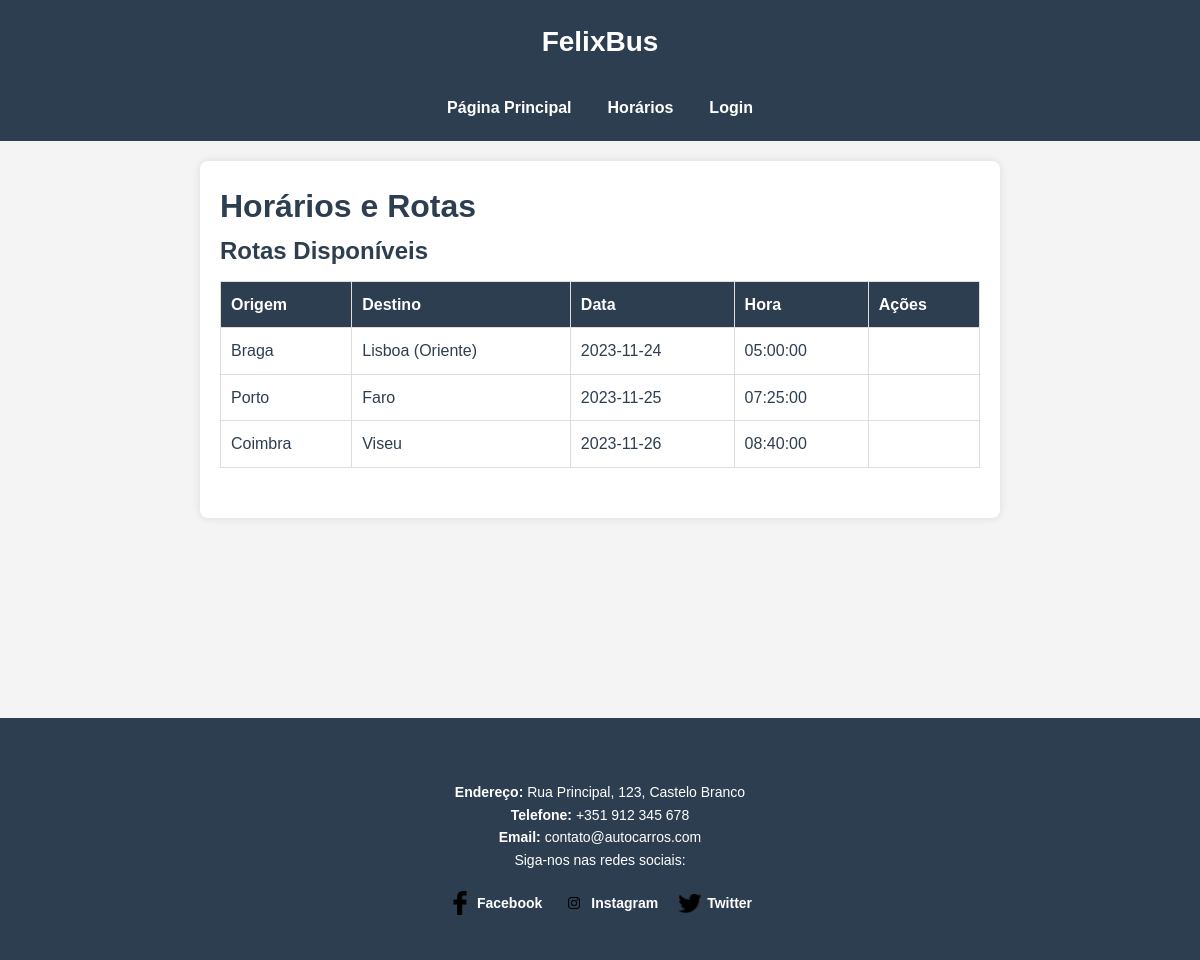
/horarios.php, run on the app's committed database.
### tables this page shows
CREATE TABLE IF NOT EXISTS rotas (
  id INT AUTO_INCREMENT PRIMARY KEY,
  origem VARCHAR(100) NOT NULL,
  destino VARCHAR(100) NOT NULL,
  data DATE NOT NULL,
  hora TIME NOT NULL,
  capacidade INT NOT NULL
);

### horarios.php (the view, shortened to what this page needs)
<?php
require_once 'db_connection.php';
$queryRotas = "SELECT * FROM rotas";
$resultRotas = $conn->query($queryRotas);
$rotas = $resultRotas ? $resultRotas->fetch_all(MYSQLI_ASSOC) : [];
?>
<!DOCTYPE html>
<html lang="pt">
<head>
    <link rel="stylesheet" href="style/styleIndex.css">
</head>
<body>
    <?php require 'navbar.php'; ?>
    <div class="container">
        <h1>Horários e Rotas</h1>
        <section>
            <h2>Rotas Disponíveis</h2>
            <table>
                <thead>
                    <tr>
                        <th>Origem</th>
                        <th>Destino</th>
                        <th>Data</th>
                        <th>Hora</th>
                        <th>Ações</th>
                    </tr>
                </thead>
                <tbody>
                    <?php foreach ($rotas as $rota): ?>
                        <tr>
                            <td><?= htmlspecialchars($rota['origem']) ?></td>
                            <td><?= htmlspecialchars($rota['destino']) ?></td>
                            <td><?= htmlspecialchars($rota['data']) ?></td>
                            <td><?= htmlspecialchars($rota['hora']) ?></td>
                            <td>
                            </td>
                        </tr>
                    <?php endforeach; ?>
                </tbody>
            </table>
        </section>
    </div>
    <?php require 'footer.php'; ?>
</body>
</html>

### style/styleIndex.css (style rules this page uses)
* { margin: 0; padding: 0; box-sizing: border-box; font-family: Arial, sans-serif; }
body { background-color: #f4f4f4; color: #2d3e50; line-height: 1.6; }
section { margin-bottom: 30px; }
h2 { font-size: 24px; color: #2d3e50; margin-bottom: 10px; }

### horarios.php (style rules this page uses)
.container { max-width: 800px; margin: 20px auto; padding: 20px; background: #fff; border-radius: 8px; box-shadow: 0 0 10px rgba(0, 0, 0, 0.1); }
table { width: 100%; border-collapse: collapse; margin-bottom: 20px; }
th, td { padding: 10px; border: 1px solid #ddd; text-align: left; }
th { background-color: #2d3e50; color: white; }

### data on the page
rotas: origem "Braga", destino "Lisboa (Oriente)", data "2023-11-24", hora "05:00:00"
rotas: origem "Porto", destino "Faro", data "2023-11-25", hora "07:25:00"
rotas: origem "Coimbra", destino "Viseu", data "2023-11-26", hora "08:40:00"
